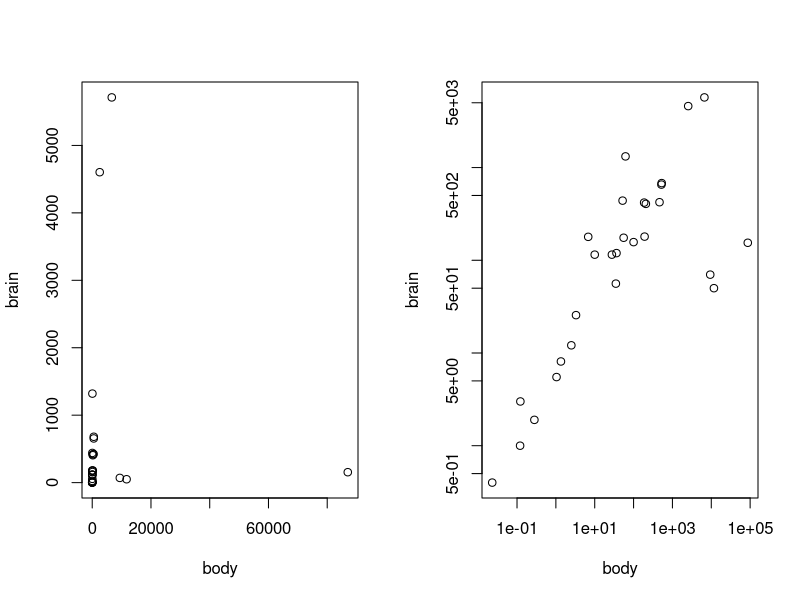
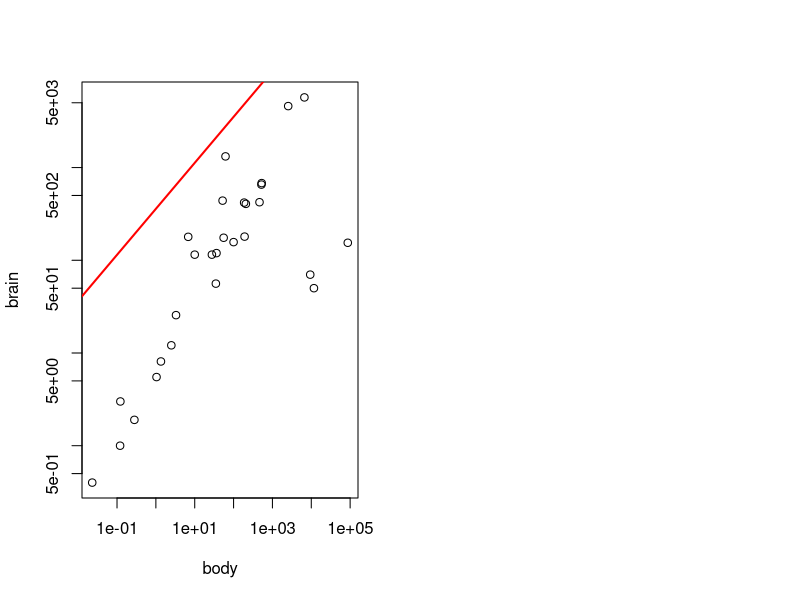

These figures' R source, in order:
## ---- chunk 1
knitr::opts_chunk$set(echo = TRUE)
## ---- chunk 2
data(Animals, package = "MASS")  # brain and body weights for 28 species of land
head(Animals)                    # animals
## ---- chunk 3
par(mfrow = c(1, 2))  # setup to place the following plots side-by-side
plot(Animals)  # plot the first column (x-axis) vs. the second column (y-axis)
plot(Animals, log = "xy")  # transform both variables by taking the natural log
## ---- chunk 4
slr <- lm(log(brain) ~ log(body), data = Animals)
plot(Animals, log = "xy")  # transform both variables by taking the natural log
abline(slr, col = "red", lwd = 2)
